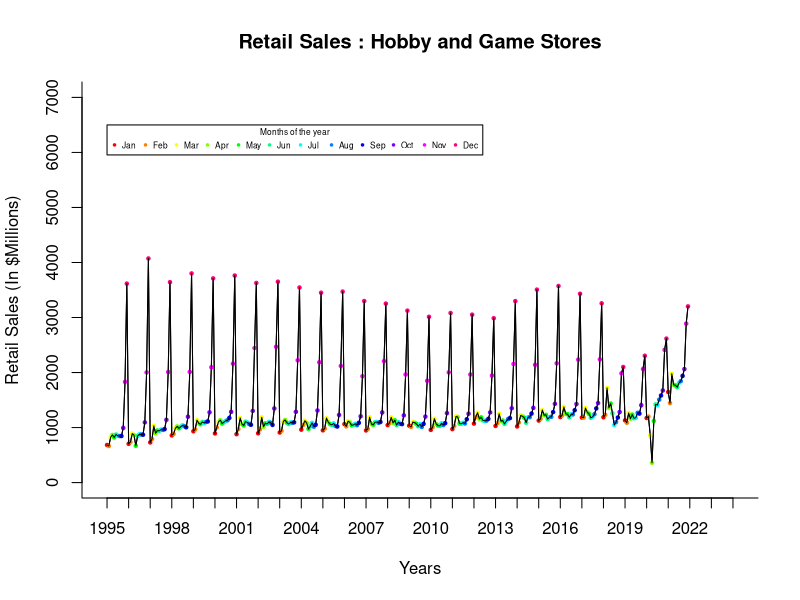
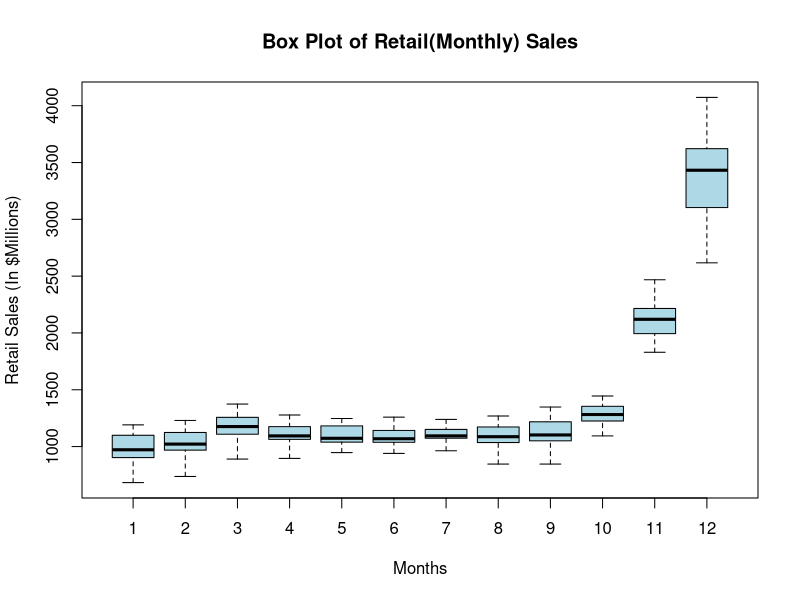
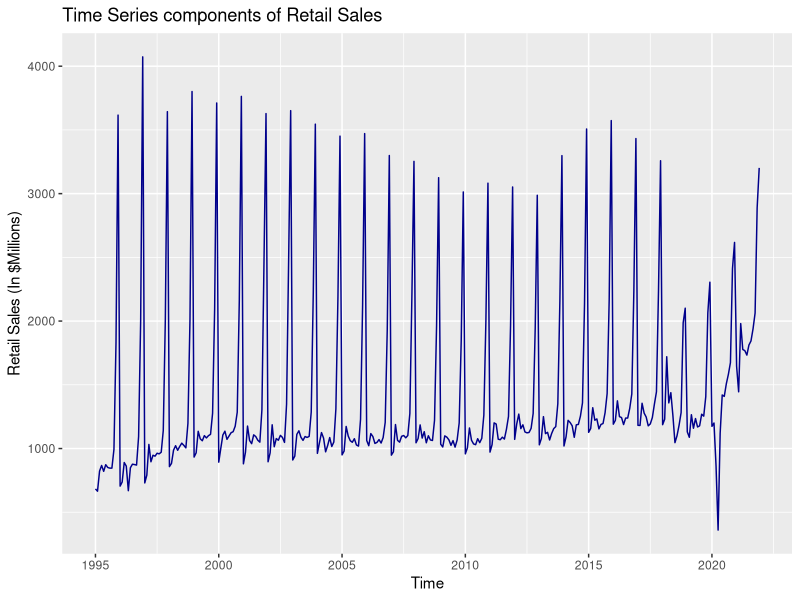
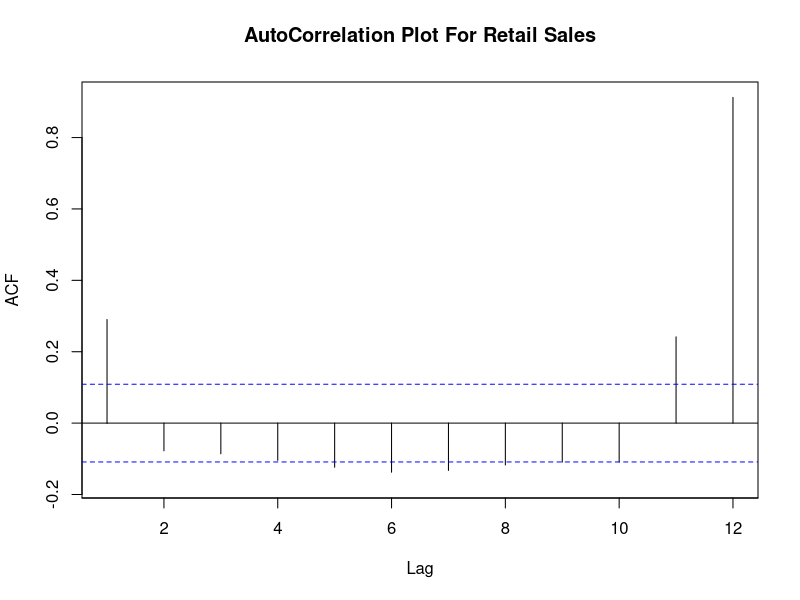
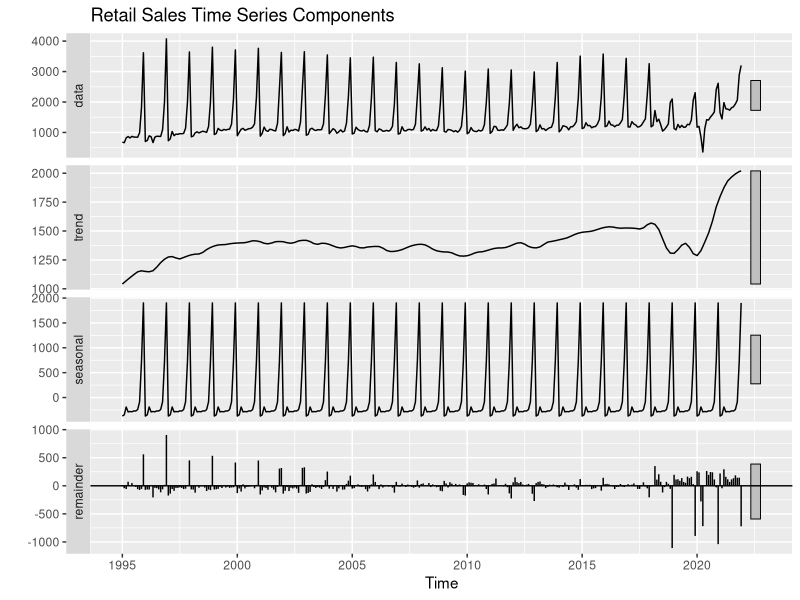
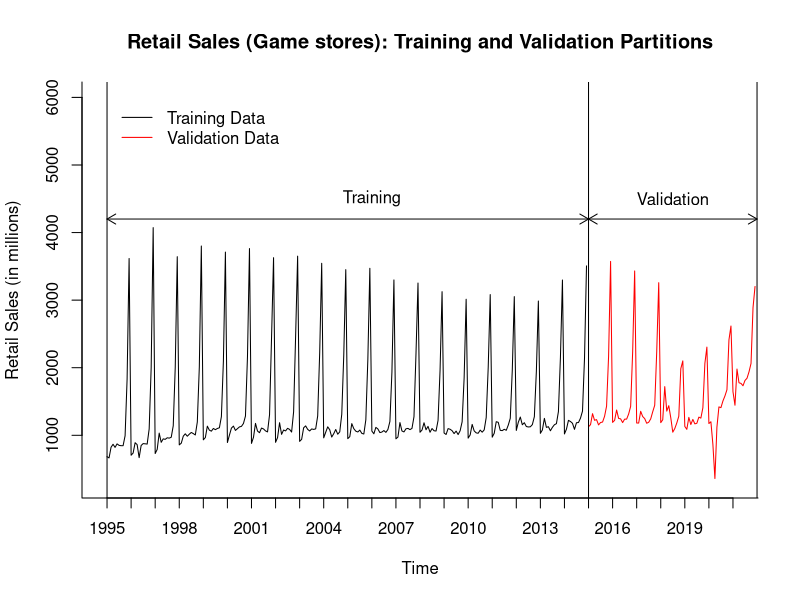
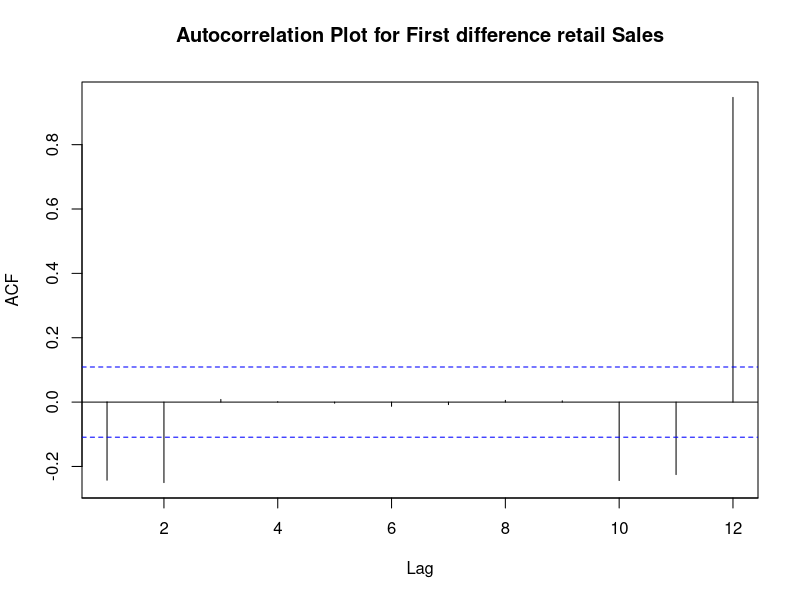
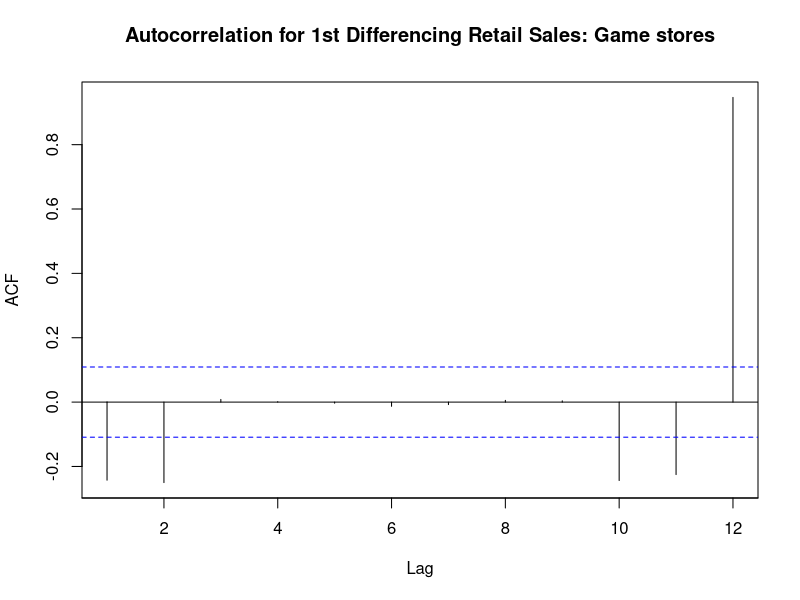

Reproduce these figures in R, in order.
# Submitted by: 

# Sayali Mahamulkar

# Importing libraries.
library(forecast)
library(ggplot2)
library(zoo)

#setwd("~/Desktop/Sayali/MSBA/SEM 4 (Spring 2022)/BAN673TSA/TSDProject")

################################################################################

# To Create data frame

retailsales.data <- read.csv("RetailSalesTSA.csv")
head(retailsales.data)   # determine beginning of the dataset
tail(retailsales.data)   # determine ending of the dataset

# Creating a time series of gold.ts in R using ts() function 
retailsales.ts <- ts(retailsales.data$Sales, 
                     start = c(1995,1), end = c(2021,12), freq = 12)
head(retailsales.ts)
tail(retailsales.ts)
retailsales.ts


###################Plotting the time series data and visualizing.###########

plot(retailsales.ts, xlim=c(1995,2024),ylim=c(0,7000),
     xlab = "Years", ylab = "Retail Sales (In $Millions)", bty = "l",
     xaxt = "n", main = "Retail Sales : Hobby and Game Stores", lwd = 1) 
axis(1, at = seq(1995, 2024, 1), labels = format(seq(1995, 2024, 1)))
points(retailsales.ts,col=rainbow(12),pch=20,cex = 0.7)
lines(retailsales.ts, col = "black", lty = 1, lwd = 1)
legend(1995,6500,legend = c("Jan","Feb","Mar","Apr","May","Jun","Jul","Aug","Sep","Oct","Nov","Dec"),
      col=rainbow(12),border = "black",box.lwd = 1,pch =20,title = "Months of the year",cex = 0.5,horiz = TRUE)

boxplot(retailsales.ts ~ cycle(retailsales.ts),vertical=TRUE,col='lightblue',ylab = "Retail Sales (In $Millions)",xlab = "Months",
        main = "Box Plot of Retail(Monthly) Sales",axes=TRUE,outline=FALSE)

autoplot(retailsales.ts,col='darkblue',ylab = "Retail Sales (In $Millions)",main="Time Series components of Retail Sales")

Acf(retailsales.ts,lag.max = 12,type = c("correlation", "covariance", "partial"),main="AutoCorrelation Plot For Retail Sales")

#########################STL Function######################################

# Season, Trend and Linearity stl() time series components

sales.stl <- stl(retailsales.ts, s.window = "periodic")
sales.stl
autoplot(sales.stl,main = "Retail Sales Time Series Components")


################################################################################

# Training and Validation Partition

nValid <- round(length(retailsales.ts) * (0.26))
nValid
nTrain <- (length(retailsales.ts) - nValid)
nTrain

train.ts <- window(retailsales.ts, start = c(1995, 1), end = c(1995, nTrain))
valid.ts <- window(retailsales.ts, start = c(1995, nTrain + 1), 
                   end = c(1995, nTrain + nValid))

train.ts
valid.ts

# Plot the time series data and visualize partitions. 
plot(train.ts, 
     xlab = "Time", ylab = "Retail Sales (in millions)", ylim = c(300, 6000), bty = "l",
     xaxt = "n", xlim = c(1995, 2021), 
     main = "Retail Sales (Game stores): Training and Validation Partitions", lwd = 1) 
axis(1, at = seq(1995, 2021, 1), labels = format(seq(1995, 2021, 1)))
lines(valid.ts, col = "red", lty = 1, lwd = 1)

legend(1995,6000, legend = c("Training Data", 
                             "Validation Data"), 
       col = c("black", "red"), 
       lty = 1, lwd =1, bty = "n")

# Horizontal lines
text(2006, 4500, "Training")
text(2018.5, 4500, "Validation")
arrows(1995, 4200, 2015, 4200, code = 3, length = 0.1,
       lwd = 1, angle = 30)
arrows(2015, 4200, 2022, 4200, code = 3, length = 0.1,
       lwd = 1, angle = 30)

# Vertical lines
abline(v=1995)
abline(v=2015)
abline(v=2022)

################################################################################
##--------------------------Predictability test -------------------------

summary(Arima(retailsales.ts,order = c(1,0,0)))

auto.arima(retailsales.ts, max.p=1, max.q=0, max.d = 0, stepwise=FALSE, approximation=FALSE)

pnorm((0.3024 - 1)/(0.0508))

Acf(diff(retailsales.ts,lag = 1),lag.max = 12,main = "Autocorrelation Plot for First difference retail Sales")

################################################################################
##--------------------------Z-test (null-Hypothesis)-------------------------
retail.ar1<- Arima(retailsales.ts, order = c(1,0,0))
summary(retail.ar1)
# Apply z-test to test the null hypothesis that beta 
# coefficient of AR(1) is equal to 1.
ar1 <- 0.3024
s.e. <- 0.0508                     # s.e.: standard error of estimate
null_mean <- 1                     # Ho: Beta =1
alpha <- 0.01                      #confidence level..consider it as 0.05 or 0.01
z.stat <- (ar1-null_mean)/s.e.     # ztest statistic
z.stat
p.value <- pnorm(z.stat)
p.value                            # Thus, beta =1 and accepts null hypothesis so it is random walk
if (p.value<alpha) {
  "Reject null hypothesis"
} else {
  "Accept null hypothesis"
}
################################################################################
# For AR(1) model, creating lag-1 differencing
# Creating first differencing data using lag1.

diff.retail.ts <- diff(retailsales.ts, lag = 1)
diff.retail.ts

# Using Acf() function to identify autocorrelation for first differencing 
# retail sales, and plot autocorrelation for different lags 
# (up to maximum of 12).
Acf(diff.retail.ts, lag.max = 12, 
    main = "Autocorrelation for 1st Differencing Retail Sales: Game stores")

### It can be observed that for lag 1, lag2, lag 10, lag 11 and lag 12, autocorrelation coefficients have significance. 
# This plot indicates the correlation coefficients at lag 1, lag2, lag 10, lag 11 and lag 12 are not within horizontal thresholds, 
# hence it can be inferred that Retail sales data is not random walk, can be predicted.
# Since lag 12 have much more significant value, its an evidence of presence of seasonality 


################################################################################
## MODEL 1: REGRESSION MODELS ##
################################################################################

#### FOR Training Partition and forecast on validation ####

############### Regression model with linear trend ###############

#Use the tslm() function for the training partition to develop Regression model with linear trend
train.linear <- tslm(train.ts ~ trend)

# Applying the summary () function to identify the model structure and parameters for regression model
summary(train.linear)

# forecasting validation period using the forecast() function.
train.linear.for <- forecast(train.linear, h = nValid, level = 0)
train.linear.for

################### Regression model with quadratic trend ######################

#  Use the tslm() function for the training partition to develop Regression model with quadratic trend
train.quadratic <- tslm(train.ts ~ trend + I(trend^2))

# Applying the summary () function to identify the model structure and parameters for regression model
summary(train.quadratic)

# forecasting validation period using the forecast() function.
train.quadratic.for <- forecast(train.quadratic, h = nValid, level = 0)
train.quadratic.for


##################### Regression model with seasonality ########################

# Use the tslm() function for the training partition to develop Regression model with seasonality 
train.seasonality <- tslm(train.ts ~ season)

# Applying the summary () function to identify the model structure and parameters for regression model
summary(train.seasonality)

# forecasting validation period using the forecast() function.
train.seasonality.for <- forecast(train.seasonality, h = nValid, level = 0)
train.seasonality.for


############ Regression model with linear trend and seasonality ################

# Use the tslm() function for the training partition to 
# develop Regression model with linear trend and seasonality 
train.linear.seasonality <- tslm(train.ts ~ trend + season)

# Applying the summary () function to identify the model structure and parameters for regression model
summary(train.linear.seasonality)

# forecasting validation period using the forecast() function.
train.linear.seasonality.for <- forecast(train.linear.seasonality, h = nValid, level = 0)
train.linear.seasonality.for


############## Regression model with quadratic trend and seasonality ##########

# Use the tslm() function for the training partition to 
# develop Regression model with quadratic trend and seasonality 
train.quadratic.seasonality <- tslm(train.ts ~ trend + I(trend^2) + season)

# Applying the summary () function to identify the model structure and parameters for regression model
summary(train.quadratic.seasonality)

# forecasting validation period using the forecast() function.
train.quadratic.seasonality.for <- forecast(train.quadratic.seasonality, h = nValid, level = 0)
train.quadratic.seasonality.for

### In terms of R2 and statistics, Regression model with quadratic trend and seasonality 
# seems like a best model for training partition 

# Apply the accuracy () function to compare performance measure of the 5 forecasts

# Accuracy for linear trend
round(accuracy(train.linear.for$mean, valid.ts),3)


# Accuracy for quadratic trend
round(accuracy(train.quadratic.for$mean, valid.ts),3)


# Accuracy for seasonality
round(accuracy(train.seasonality.for$mean, valid.ts),3)


# Accuracy for linear trend and seasonality
round(accuracy(train.linear.seasonality.for$mean, valid.ts),3)


# Accuracy for quadratic trend seasonality
round(accuracy(train.quadratic.seasonality.for$mean, valid.ts),3)


linear_trend_train_RMSE <- round(accuracy(train.linear.for$mean, valid.ts),3)[2]
linear_trend_train_MAPE <- round(accuracy(train.linear.for$mean, valid.ts),3)[5]

quadratic_trend_train_RMSE <- round(accuracy(train.quadratic.for$mean, valid.ts),3)[2]
quadratic_trend_train_MAPE <- round(accuracy(train.quadratic.for$mean, valid.ts),3)[5]

seasonality_train_RMSE <- round(accuracy(train.seasonality.for$mean, valid.ts),3)[2]
seasonality_train_MAPE <- round(accuracy(train.seasonality.for$mean, valid.ts),3)[5]

linear_trend_seasonality_train_RMSE <- round(accuracy(train.linear.seasonality.for$mean, valid.ts),3)[2]
linear_trend_seasonality_train_MAPE <- round(accuracy(train.linear.seasonality.for$mean, valid.ts),3)[5]

quadratic_trend_seasonality_train_RMSE <- round(accuracy(train.quadratic.seasonality.for$mean, valid.ts),3)[2]
quadratic_trend_seasonality_train_MAPE <- round(accuracy(train.quadratic.seasonality.for$mean, valid.ts),3)[5]


### In terms of accuracy, linear trend and seasonality is best model for training partition

################################################################################
## Plot Accuracy measures of all models in training partition
## Plot for RMSE

# Simple Bar Plot
# Load ggplot2
library(ggplot2)

# For RMSE
rmse_data <- data.frame(
  Model=c("Linear Trend", "Quadratic Trend", "Seasonality", "Linear Trend & Seasonality", "Quadratic Trend & Seasonality") ,  
  RMSE=c(linear_trend_train_RMSE,quadratic_trend_train_RMSE,seasonality_train_RMSE,linear_trend_seasonality_train_RMSE,quadratic_trend_seasonality_train_RMSE)
)

ggplot(rmse_data, aes(x=Model, y=RMSE)) + ggtitle("Regression Models: Training & Validation Partitions RMSE Accuracy Measures") +
  geom_bar(stat = "identity", fill ="steelblue",width=0.4) + 
  geom_text(aes(label=RMSE), vjust=1.6, color="white", size=3.5) + 
  theme_minimal()

# For MAPE
mape_data <- data.frame(
  Model=c("Linear Trend", "Quadratic Trend", "Seasonality", "Linear Trend & Seasonality", "Quadratic Trend & Seasonality") ,  
  MAPE=c(linear_trend_train_MAPE,quadratic_trend_train_MAPE,seasonality_train_MAPE,linear_trend_seasonality_train_MAPE,quadratic_trend_seasonality_train_MAPE)
)


ggplot(mape_data, aes(x=Model, y=MAPE)) + ggtitle("Regression Models: Training & Validation Partitions MAPE Accuracy Measures") +
  geom_bar(stat = "identity", fill ="#FF9950",width=0.4) + 
  geom_text(aes(label=MAPE), vjust=1.6, color="white", size=3.5) + 
  theme_minimal()

##########################

#### To create Forecast for 24 months of year 2022 and 2023 ####

####### Using the entire data set to develop Regression model with linear trend and seasonality 
linear.trend.seasonality <- tslm(retailsales.ts ~ trend + season)
summary(linear.trend.seasonality)
linear.trend.seasonality.for <- forecast(linear.trend.seasonality, h = 24, level = 95)
linear.trend.seasonality.for

###### Using the entire data set to develop Regression model with quadratic trend and seasonality 
quadratic.trend.seasonality <- tslm(retailsales.ts ~ trend + I(trend^2) + season)
summary(quadratic.trend.seasonality)
quadratic.trend.seasonality.for <- forecast(quadratic.trend.seasonality, h = 24, level = 95)
quadratic.trend.seasonality.for

###### Apply the accuracy () function to compare performance measure of the 5 forecasts


# Accuracy for linear trend and seasonality
round(accuracy(linear.trend.seasonality.for$fitted, retailsales.ts), 3)

# Accuracy for quadratic trend and Seasonality
round(accuracy(quadratic.trend.seasonality.for$fitted, retailsales.ts), 3)


#naive_entire_RMSE <- round(accuracy((naive(retailsales.ts))$fitted, retailsales.ts), 3)[2]
#naive_entire_MAPE <- round(accuracy((naive(retailsales.ts))$fitted, retailsales.ts), 3)[5]

#snaive_entire_RMSE <- round(accuracy((snaive(retailsales.ts))$fitted, retailsales.ts), 3)[2]
#snaive_entire_MAPE <- round(accuracy((snaive(retailsales.ts))$fitted, retailsales.ts), 3)[5]


linear_trend_seasonality_entire_RMSE <- round(accuracy(linear.trend.seasonality.for$fitted, retailsales.ts), 3)[2]
linear_trend_seasonality_entire_MAPE <- round(accuracy(linear.trend.seasonality.for$fitted, retailsales.ts), 3)[5]

quadratic_trend_seasonality_entire_RMSE <- round(accuracy(quadratic.trend.seasonality.for$fitted, retailsales.ts), 3)[2]
quadratic_trend_seasonality_entire_MAPE <- round(accuracy(quadratic.trend.seasonality.for$fitted, retailsales.ts), 3)[5]

## Plot Accuracy measures of all models in entire dataset
# For RMSE
rmse_entire_data <- data.frame(
  Model=c("Linear Trend & Seasonality", "Quadratic Trend & Seasonality") ,  
  RMSE=c(linear_trend_seasonality_entire_RMSE,quadratic_trend_seasonality_entire_RMSE)
)

ggplot(rmse_entire_data, aes(x=Model, y=RMSE)) + ggtitle("Regression Models: Entire dataset RMSE Accuracy Measures") +
  geom_bar(stat = "identity", fill ="steelblue",width=0.2) + 
  geom_text(aes(label=RMSE), vjust=1.6, color="white", size=3.5) + 
  theme_minimal()

# For MAPE
mape_entire_data <- data.frame(
  Model=c("Linear Trend & Seasonality", "Quadratic Trend & Seasonality") ,  
  MAPE=c(linear_trend_seasonality_entire_MAPE, quadratic_trend_seasonality_entire_MAPE)
)


ggplot(mape_entire_data, aes(x=Model, y=MAPE)) + ggtitle("Regression Models: Entire dataset MAPE Accuracy Measures") +
  geom_bar(stat = "identity", fill ="#FF9950",width=0.2) + 
  geom_text(aes(label=MAPE), vjust=1.6, color="white", size=3.5) + 
  theme_minimal()

############################################

# Plotting Future Predictions
# plot HW predictions for original data, optimal smoothing parameters.
plot(quadratic.trend.seasonality.for$mean, 
     xlab = "Time", ylab = "Retail Sales (in millions)", ylim = c(300, 6000), bty = "l",
     xaxt = "n", xlim = c(1995, 2024),
     main = "QTS Model for Entire Data Set and Forecast for future 24 Periods", 
     lty = 2, col = "orange", lwd = 2) 
axis(1, at = seq(1995, 2024, 1), labels = format(seq(1995, 2024, 1)))
lines(quadratic.trend.seasonality.for$fitted, col = "lightblue", lwd = 2)
lines(retailsales.ts)

legend(1995,6000, 
       legend = c("Retail Sales Entire Dataset", 
                  "QTS Model for Entire Data Set",
                  "QTS Model's Forecast, future 24 Periods"), 
       col = c("black", "lightblue" , "orange"), 
       lty = c(1, 1, 2), lwd =c(1, 2, 2), bty = "n")


# Horizontal lines
text(2009, 4500, "Entire Dataset")
text(2023, 4500, "Future")
arrows(1995, 4200, 2022, 4200, code = 3, length = 0.1,
       lwd = 1, angle = 30)
arrows(2022, 4200, 2024, 4200, code = 3, length = 0.1,
       lwd = 1, angle = 30)

# Vertical lines
abline(v=1995)
abline(v=2022)
abline(v=2024)

###################################################################################

###################################################################################
## MODEL 2: Holt Winter's Model - Automated ZZZ selection of Model Options (ZZZ) ##
###################################################################################

# Create Holt-Winter's (HW) exponential smoothing for partitioned data. Use ets() function with model = "ZZZ", i.e., automated selection 
# error, trend, and seasonality options.Use optimal alpha, beta, & gamma to fit HW over the training period.
hw.ZZZ <- ets(train.ts, model = "ZZZ")
hw.ZZZ

# Use forecast() function to make predictions using this HW model with validation period (nValid). 
# Show predictions in tabular format.
hw.ZZZ.pred <- forecast(hw.ZZZ, h = nValid, level = 0)
hw.ZZZ.pred

# Plot HW predictions for original data, automated selection of the 
# model and optimal smoothing parameters.
plot(hw.ZZZ.pred$mean, 
     xlab = "Time", ylab = "Retail Sales (in millions)", ylim = c(300, 6000), bty = "l",
     xaxt = "n", xlim = c(1995, 2024), 
     main = "Holt-Winter's Model with Automated Selection of Model Options", lty = 5, col = "orange", lwd = 2) 
axis(1, at = seq(1995, 2021, 1), labels = format(seq(1995, 2021, 1)))
lines(hw.ZZZ.pred$fitted, col = "lightblue", lwd = 2)
lines(retailsales.ts)

legend(1995,6000, 
       legend = c("Retail Sales", 
                  "Holt-Winter's Automated Model for Training Partition",
                  "Holt-Winter's Automated Model for Validation Partition"), 
       col = c("black", "lightblue" , "orange"), 
       lty = c(1, 1, 2), lwd =c(1, 2, 2), bty = "n")

# Horizontal lines
text(2006, 4500, "Training")
text(2018, 4500, "Validation")
text(2023, 4500, "Future")
arrows(1995, 4200, 2015, 4200, code = 3, length = 0.1,
       lwd = 1, angle = 30)
arrows(2015, 4200, 2022, 4200, code = 3, length = 0.1,
       lwd = 1, angle = 30)
arrows(2022, 4200, 2024, 4200, code = 3, length = 0.1,
       lwd = 1, angle = 30)

# Vertical lines
abline(v=1995)
abline(v=2015)
abline(v=2022)

######################

#Comparing Accuracy of HW model &  for training partition

# For QTS Regression
# Already developed in Model 1
quadratic_trend_seasonality_train_RMSE 
quadratic_trend_seasonality_train_MAPE 


# For HW model
# Accuracy for quadratic trend seasonality for training partiton
round(accuracy(hw.ZZZ.pred$mean, valid.ts), 3)

hw_train_RMSE <- round(accuracy(hw.ZZZ.pred$mean, valid.ts), 3)[2]
hw_train_MAPE <- round(accuracy(hw.ZZZ.pred$mean, valid.ts), 3)[5]

## Plot Accuracy measures HW and QTS regression model in training data set
# Simple Bar Plot
# Load ggplot2
library(ggplot2)

# For RMSE
hw_rmse_train_data <- data.frame(
  Model=c("Quadratic Trend & Seasonality","Holt Winter's") ,  
  RMSE=c(quadratic_trend_seasonality_train_RMSE, hw_train_RMSE)
)

ggplot(hw_rmse_train_data, aes(x=Model, y=RMSE)) + ggtitle("Training Partition: Accuracy measure RMSE, HW vs Model 1") +
  geom_bar(stat = "identity", fill ="steelblue",width=0.2) + 
  geom_text(aes(label=RMSE), vjust=1.6, color="white", size=3.5) + 
  theme_minimal()

# For MAPE
hw_mape_entire_data <- data.frame(
  Model=c("Quadratic Trend & Seasonality","Holt Winter's"),
  MAPE=c(quadratic_trend_seasonality_train_MAPE, hw_train_MAPE)
)


ggplot(hw_mape_entire_data, aes(x=Model, y=MAPE)) + ggtitle("Training Partition: Accuracy measure MAPE, HW vs Model 1") +
  geom_bar(stat = "identity", fill ="#FF9950",width=0.2) + 
  geom_text(aes(label=MAPE), vjust=1.6, color="white", size=3.5) + 
  theme_minimal()

##################################################################################

# For Entire Dataset

# Create Holt-Winter's (HW) exponential smoothing for full Retail data set. 
# Use ets() function with model = "ZZZ", to identify the best HW option
# and optimal alpha, beta, & gamma to fit HW for the entire data period.
HW.ZZZ <- ets(retailsales.ts, model = "ZZZ")
HW.ZZZ 

# Using forecast() function to make predictions using this HW model for
# 12 months into the future.
HW.ZZZ.pred <- forecast(HW.ZZZ, h = 24 , level = 95)
HW.ZZZ.pred

################################################################################

#Comparing Accuracy of HW model & quad trend seasonality model for Entire dataset
round(accuracy(HW.ZZZ.pred$fitted, retailsales.ts), 3)

#Comparing Accuracy of HW model & QTS for entire dataset
# For QTS Regression
# Already developed in Model 1
quadratic_trend_seasonality_entire_RMSE 
quadratic_trend_seasonality_entire_MAPE 

# for HW model
hw_entire_RMSE <- round(accuracy(HW.ZZZ.pred$fitted, retailsales.ts), 3)[2]
hw_entire_MAPE <- round(accuracy(HW.ZZZ.pred$fitted, retailsales.ts), 3)[5]

## Plot Accuracy measures HW and QTS regression model in training data set
# Simple Bar Plot
# Load ggplot2
library(ggplot2)

# For RMSE
hw_rmse_entire_data <- data.frame(
  Model=c("Quadratic Trend & Seasonality","Holt Winter's") ,  
  RMSE=c(quadratic_trend_seasonality_entire_RMSE, hw_entire_RMSE)
)

ggplot(hw_rmse_entire_data, aes(x=Model, y=RMSE)) + ggtitle("Entire Dataset: Accuracy measure RMSE, HW vs Model 1") +
  geom_bar(stat = "identity", fill ="steelblue",width=0.2) + 
  geom_text(aes(label=RMSE), vjust=1.6, color="white", size=3.5) + 
  theme_minimal()

# For MAPE
hw_mape_entire_data <- data.frame(
  Model=c("Quadratic Trend & Seasonality","Holt Winter's"),
  MAPE=c(quadratic_trend_seasonality_entire_MAPE, hw_entire_MAPE)
)


ggplot(hw_mape_entire_data, aes(x=Model, y=MAPE)) + ggtitle("Entire Dataset: Accuracy measure MAPE, HW vs Model 1") +
  geom_bar(stat = "identity", fill ="#FF9950",width=0.2) + 
  geom_text(aes(label=MAPE), vjust=1.6, color="white", size=3.5) + 
  theme_minimal()

################################################################################

# Plotting Future Predictions
# plot HW predictions for original data, optimal smoothing parameters.
plot(HW.ZZZ.pred$mean, 
     xlab = "Time", ylab = "Retail Sales (in millions)", ylim = c(300, 6000), bty = "l",
     xaxt = "n", xlim = c(1995, 2024),
     main = "Holt-Winter's Automated Model for Entire Data Set and Forecast for future 24 Periods", 
     lty = 2, col = "orange", lwd = 2) 
axis(1, at = seq(1995, 2024, 1), labels = format(seq(1995, 2024, 1)))
lines(HW.ZZZ.pred$fitted, col = "lightblue", lwd = 2)
lines(retailsales.ts)

legend(1995,6000, 
       legend = c("Retail Sales Entire Dataset", 
                  "Holt-Winter's Automated Model for Entire Data Set",
                  "Holt-Winter's Automated Model's Forecast, future 24 Periods"), 
       col = c("black", "lightblue" , "orange"), 
       lty = c(1, 1, 2), lwd =c(1, 2, 2), bty = "n")


# Horizontal lines
text(2009, 4500, "Entire Dataset")
text(2023, 4500, "Future")
arrows(1995, 4200, 2022, 4200, code = 3, length = 0.1,
       lwd = 1, angle = 30)

# Vertical lines
abline(v=1995)
abline(v=2022)
abline(v=2024)
################################################################################

################################################################################
### TWO LEVEL FORECAST - Regression with Quadratic trend and Seasonality, AR(12) for residuals
################################################################################


# for training dataset
train.quadratic.seasonality
train.quadratic.seasonality.for

# Use Arima() function to fit AR(1) model for regression residuals.
# The ARIMA model order of order = c(1,0,0) gives an AR(12) model.
# Use forecast() function to make prediction of residuals into the future nvalid months.
residual.ar1 <- Arima(train.quadratic.seasonality$residuals, order = c(12,0,0))
residual.ar1.pred <- forecast(residual.ar1, h = nValid, level = 0)
residual.ar1 # et = -0.0791 + 0.2919 et-1
residual.ar1.pred

# Use Acf() function to identify autocorrealtion for the residual of residuals 
# and plot autocorrelation for different lags (up to maximum of 12).
Acf(residual.ar1$residuals, lag.max = 12, 
    main = "Autocorrelation for Retail Residuals of Residuals for Training Data Set")

# Identify forecast for the future 24 periods as sum of quadratic trend and seasonal model
# and AR(1) model for residuals.
quad.season.ar1.pred <- train.quadratic.seasonality.for$mean + residual.ar1.pred$mean
quad.season.ar1.pred

# Create a data table with quadratic trend and seasonal forecast for 24 future periods,
# AR(1) model for residuals for 24 future periods, and combined two-level forecast for
# 24 future periods. 
valid.df <- data.frame(train.quadratic.seasonality.for$mean, 
                       residual.ar1.pred$mean, quad.season.ar1.pred, valid.ts)
names(valid.df) <- c("Reg.Forecast", "AR(1)Forecast","Combined.Forecast","Original data")
valid.df

# accuracy
round(accuracy(quad.season.ar1.pred, valid.ts), 3)

################################## For Entire Dataset###########################

###### Using the entire data set to develop Regression model with quadratic trend and seasonality 
#from above code
quadratic.trend.seasonality.for

# Use Arima() function to fit AR(1) model for regression residuals.
# The ARIMA model order of order = c(1,0,0) gives an AR(12) model.
# Use forecast() function to make prediction of residuals into the future nvalid months.
residual.ar1.for <- Arima(quadratic.trend.seasonality.for$residuals, order = c(12,0,0))
residual.ar1.pred <- forecast(residual.ar1.for, h = 24, level = 0)

residual.ar1.for
# Use Acf() function to identify autocorrealtion for the residual of residuals 
# and plot autocorrelation for different lags (up to maximum of 12).
Acf(residual.ar1.for$residuals, lag.max = 12, 
    main = "Autocorrelation for Retail Residuals of Residuals for Enitre data Set")


# Identify forecast for the future 24 periods as sum of quadratic trend and seasonal model
# and AR(1) model for residuals.
trend.season.ar1.pred <- quadratic.trend.seasonality.for$mean + residual.ar1.pred$mean
trend.season.ar1.pred


# Create a data table with quadratic trend and seasonal forecast for 12 future periods,
# AR(1) model for residuals for 12 future periods, and combined two-level forecast for
# 12 future periods. 
table.df <- data.frame(quadratic.trend.seasonality.for$mean, 
                       residual.ar1.pred$mean, trend.season.ar1.pred)
names(table.df) <- c("Reg.Forecast", "AR(1)Forecast","Combined.Forecast")
table.df

round(accuracy(quadratic.trend.seasonality$fitted + residual.ar1$fitted, retailsales.ts), 3)

### PLOT 1 for training
plot(train.quadratic.seasonality.for$mean, 
     xlab = "Time", ylab = "Retail Sales (in millions)", ylim = c(300, 6000), bty = "l",
     xaxt = "n", xlim = c(1995, 2024), 
     main = "Two Level Model with Regression with Quadratic and seasonal", lty = 5, col = "blue", lwd = 2) 
axis(1, at = seq(1995, 2021, 1), labels = format(seq(1995, 2021, 1)))
lines(train.quadratic.seasonality.for$fitted, col = "blue", lwd = 2)
lines(retailsales.ts)

legend(1995,6000, 
       legend = c("Retail Sales", 
                  "QTS Model for Training Partition",
                  "QTS Model for Validation Partition"), 
       col = c("black", "blue" , "blue"), 
       lty = c(1, 1, 2), lwd =c(1, 2, 2), bty = "n")
# Horizontal lines
text(2006, 4500, "Training")
text(2018, 4500, "Validation")
text(2023, 4500, "Future")
arrows(1995, 4200, 2015, 4200, code = 3, length = 0.1,
       lwd = 1, angle = 30)
arrows(2015, 4200, 2022, 4200, code = 3, length = 0.1,
       lwd = 1, angle = 30)
arrows(2022, 4200, 2024, 4200, code = 3, length = 0.1,
       lwd = 1, angle = 30)

# Vertical lines
abline(v=1995)
abline(v=2015)
abline(v=2022)

## Plot 2 for entire data set
# Plotting Future Predictions
# plot HW predictions for original data, optimal smoothing parameters.
plot(trend.season.ar1.pred, 
     xlab = "Time", ylab = "Retail Sales (in millions)", ylim = c(300, 6000), bty = "l",
     xaxt = "n", xlim = c(1995, 2024),
     main = "Two level forecast Model for Entire Data Set and Forecast for Future 24 Periods", 
     lty = 2, col = "red", lwd = 2) 
axis(1, at = seq(1995, 2024, 1), labels = format(seq(1995, 2024, 1)))
lines(quadratic.trend.seasonality$fitted, col = "blue", lwd = 2)
lines(retailsales.ts)

legend(1995,6000, 
       legend = c("Retail Sales", 
                  "QTS Model for Entire Data Set",
                  "Two level Model Forecast, Future 24 Periods"), 
       col = c("black", "blue" , "red"), 
       lty = c(1, 1, 2), lwd =c(1, 2, 2), bty = "n")


# Horizontal lines
text(2009, 4500, "Entire Dataset")
text(2023, 4500, "Future")
arrows(1995, 4200, 2022, 4200, code = 3, length = 0.1,
       lwd = 1, angle = 30)
arrows(2022, 4200, 2024, 4200, code = 3, length = 0.1,
       lwd = 1, angle = 30)

# Vertical lines
abline(v=1995)
abline(v=2022)
abline(v=2024)


################################################################################

##---------------- FIT ARIMA(2,1,2)(1,1,2) MODEL for training data--------------

################################################################################
train.arima.seas <- Arima(train.ts, order = c(2,1,2), 
                          seasonal = c(1,1,2)) 
summary(train.arima.seas)

# yt - yt-1 =  - 0.604  (yt-1 -yt-2) + 0.271  (yt-2 -yt-3) + 0.206  et-1 – 0.692 et-2 - 0.210  (yt-1 -yt-13) - 0.436 rt-1  – 0.233 rt-2

#summary(Arima(retailsales.ts,c(2,0,0))) #AR(2)
#summary(Arima(retailsales.ts,c(0,0,1))) # MA(1)

train.arima.seas.pred <- forecast(train.arima.seas, h = nValid, level = 0)
train.arima.seas.pred

# Use Acf() function to create autocorrelation chart of ARIMA(2,1,2)(1,1,2) 
# model residuals.
Acf(train.arima.seas$residuals, lag.max = 12, 
    main = "Autocorrelations of ARIMA(2,1,2)(1,1,2) Model Residuals")

# Plot ts data, ARIMA model, and predictions for validation period.
plot(train.arima.seas.pred, 
     xlab = "Time", ylab = "Retail Sales (in $Millions)", ylim = c(500, 7000), bty = "l",
     xaxt = "n", xlim = c(1995, 2024), 
     main = "ARIMA(2,1,2)(1,1,2)[12] Model", lwd = 2, flty = 5) 
axis(1, at = seq(1995, 2024, 1), labels = format(seq(1995, 2024, 1)))
lines(train.arima.seas.pred$fitted, col = "blue", lwd = 1)
lines(valid.ts, col = "black", lwd = 1, lty = 1)
legend(1995,7000, legend = c("Retail Sales (in $Millions)", 
                             "Seasonal ARIMA Forecast for Training Period",
                             "Seasonal ARIMA Forecast for Validation Period"), 
       col = c("black", "blue" , "lightblue"), 
       lty = c(1, 1, 5), lwd =c(2, 2, 2), bty = "n")

# Plot on the chart vertical lines and horizontal arrows
# describing training, validation, and future prediction intervals.
lines(c(2015, 2015), c(0, 5500))
lines(c(2022, 2022), c(0, 5500))
text(2001, 5000, "Training")
text(2019, 5000, "Validation")
text(2023.75, 5000, "Future")
arrows(1995, 4750, 2015, 4750, code = 3, length = 0.1,
       lwd = 1, angle = 30)
arrows(2015, 4750, 2022, 4750, code = 3, length = 0.1,
       lwd = 1, angle = 30)
arrows(2022, 4750, 2024.75, 4750, code = 3, length = 0.1,
       lwd = 1, angle = 30)


################################################################################
## -------------------FIT AUTO ARIMA MODEL for training data.-------------------
################################################################################
train.auto.arima <- auto.arima(train.ts)
summary(train.auto.arima)

# yt - yt-1 =  0.322  (yt-1 -yt-2) - 0.745  et-1- 0.702 rt-1

train.auto.arima.pred <- forecast(train.auto.arima, h = nValid, level = 0)
train.auto.arima.pred

# Using Acf() function, create autocorrelation chart of auto ARIMA 
# model residuals.
Acf(train.auto.arima$residuals, lag.max = 12, 
    main = "Autocorrelations of Auto ARIMA Model Residuals")

# Plot ts data, trend and seasonality data, and predictions for validation period.
plot(train.auto.arima.pred, 
     xlab = "Time", ylab = "Prices", ylim = c(500, 7000), bty = "l",
     xaxt = "n", xlim = c(1995, 2024.5), 
     main = "Auto ARIMA Model", lwd = 1, flty = 5) 
axis(1, at = seq(1995, 2024, 1), labels = format(seq(1995, 2024, 1)))
lines(train.auto.arima.pred$fitted, col = "blue", lwd = 1)
lines(valid.ts, col = "black", lwd = 1, lty = 1)
legend(1995,7000, legend = c("Retail Sales (in $Millions)", 
                             "Auto ARIMA Forecast for Training Period",
                             "Auto ARIMA Forecast for Validation Period"), 
       col = c("black", "blue" , "lightblue"), 
       lty = c(1, 1, 5), lwd =c(2, 2, 2), bty = "n")

# Plot on the chart vertical lines and horizontal arrows
# describing training, validation, and future prediction intervals.
lines(c(2015, 2015), c(0, 5500))
lines(c(2022, 2022), c(0, 5500))
text(2001, 5000, "Training")
text(2019, 5000, "Validation")
text(2023.75, 5000, "Future")
arrows(1995, 4750, 2015, 4750, code = 3, length = 0.1,
       lwd = 1, angle = 30)
arrows(2015, 4750, 2022, 4750, code = 3, length = 0.1,
       lwd = 1, angle = 30)
arrows(2022, 4750, 2024.75, 4750, code = 3, length = 0.1,
       lwd = 1, angle = 30)


##---------- SEASONAL ARIMA AND AUTO ARIMA MODELS FOR ENTIRE DATA SET.----------
#SEASONAL ARIMA
arima.seas <- Arima(retailsales.ts, order = c(2,1,2), 
                    seasonal = c(1,1,2)) 
summary(arima.seas)

# seasonal ARIMA model for the future 24 periods. 
arima.seas.pred <- forecast(arima.seas, h = 24, level = c(80,95))
arima.seas.pred

# autocorrelation chart of seasonal ARIMA 

Acf(arima.seas$residuals, lag.max = 12, 
    main = "Autocorrelations of Seasonal ARIMA (2,1,2)(1,1,2) Model Residuals")


plot(retailsales.ts, 
     xlab = "Time", ylab = "Retail Sales (in $Millions)", ylim = c(500, 6000), bty = "l",
     xaxt = "n", xlim = c(1995, 2024.5), lwd = 1,
     main = "Seasonal ARIMA(2,1,2)(1,1,2)[12] Model") 
axis(1, at = seq(1995, 2024, 1), labels = format(seq(1995, 2024, 1)))
lines(arima.seas$fitted, col = "blue", lwd = 1)
lines(arima.seas.pred$mean, col = "orange", lty = 5, lwd = 1)
legend(1995,7000, legend = c("Retail Sales (in $Millions)", 
                             "Seasonal ARIMA Forecast for Training Period",
                             "Seasonal ARIMA Forecast for Future"), 
       col = c("black", "blue" , "orange"), 
       lty = c(1, 1, 5), lwd =c(2, 2, 2), bty = "n")

lines(c(2022, 2022), c(0, 5750))
text(2008.5, 5000, "Training")
text(2023.75, 5000, "Future")
arrows(1995, 4750, 2022, 4750, code = 3, length = 0.1,
       lwd = 1, angle = 30)
arrows(2022, 4750, 2025.5, 4750, code = 3, length = 0.1,
       lwd = 1, angle = 30)

#with confidence intervals 

plot(arima.seas.pred, 
     xlab = "Time", ylab = "Retail Sales (in $millions)", ylim = c(0,7000), bty = "l",
     xlim = c(2016, 2024), main = "80% and 95% Confidence Intervals of Auto ARIMA(2,1,1)(0,1,2)[12] \nForecast For future 24 periods"
     ,col='darkblue',lwd=2) 
axis(1, at = seq(2016, 2024, 1), labels = format(seq(2016, 2024, 1)) )

legend(2016.25,7000, legend = c("Retail Sales Data", "Point Forecast for Future 24 periods",
                                "95% Confidence Interval", 
                                "80% Confidence Interval"),
       col = c("blue","lightblue", "lightgrey", "grey"), 
       lty = c(1,1,1,1),lwd =c(2,2,5,5), bty = "n")

lines(c(2022, 2022), c(0,6000))
text(2023.25, 4950, "Future 24 Periods")
arrows(2022, 4700, 2024, 4700, code = 3, length = 0.1,
       lwd = 1, angle = 30)



#############AUTO ARIMA for full data ##########################################

auto.arima.full <- auto.arima(retailsales.ts)
summary(auto.arima.full)

auto.arima.full.pred <- forecast(auto.arima.full,h = 24,level = c(80,95))
auto.arima.full.pred$mean

plot(retailsales.ts, 
     xlab = "Time", ylab = "Retail Sales (in $millions)", ylim = c(500,6000), bty = "l",
     xaxt = "n", xlim = c(1995, 2025), lwd = 1,
     main = "Auto ARIMA Model for Entire Dataset") 
axis(1, at = seq(1995, 2025, 2), labels = format(seq(1995, 2025, 2)) )
lines(auto.arima.full.pred$mean,col='red',lwd=1,lty=2)

legend(1995,6000, legend = c("Retail Sales Data", 
                             "Auto ARIMA Forecast for future 24 periods"),
       col = c("blue", "red"), 
       lty = c(1,2),lwd =c(1,2), bty = "n")

lines(c(2022, 2022), c(0,6000))
text(2008.25, 4750, "Training")
text(2023.25,4750, "Future")
arrows(2022,4500, 1995,4500, code = 3, length = 0.1,
       lwd = 1, angle = 30)
arrows(2022, 4500, 2025, 4500, code = 3, length = 0.1,
       lwd = 1, angle = 30)

#Confidence interval

plot(auto.arima.full.pred, 
     xlab = "Time", ylab = "Retail Sales (in $millions)", ylim = c(0,7000), bty = "l",
     xlim = c(2016, 2024), main = "80% and 95% Confidence Intervals of Auto ARIMA(2,1,1)(0,1,2)[12] \nForecast For future 24 periods"
     ,col='darkblue',lwd=2) 
axis(1, at = seq(2016, 2024, 1), labels = format(seq(2016, 2024, 1)) )

legend(2018.25,7000, legend = c("Retail Sales Data", "Point Forecast for Future 24 periods",
                                "95% Confidence Interval", 
                                "80% Confidence Interval"),
       col = c("blue","lightblue", "lightgrey", "grey"), 
       lty = c(1,1,1,1),lwd =c(2,2,5,5), bty = "n")

lines(c(2022, 2022), c(0,5000))
text(2023.25, 4750, "Future 24 Periods")
arrows(2022, 4500, 2024, 4500, code = 3, length = 0.1,
       lwd = 1, angle = 30)


#################### ALL ACCURACY COMPARISON ###################################

# Accuracy for linear trend and seasonality
round(accuracy(linear.trend.seasonality.for$fitted, retailsales.ts), 3)

# Accuracy for quadratic trend and Seasonality
round(accuracy(quadratic.trend.seasonality.for$fitted, retailsales.ts), 3)

# Accuracy performance measure for the model = "ZZZ"
round(accuracy(HW.ZZZ.pred$fitted, retailsales.ts), 3)

# two level
round(accuracy(quadratic.trend.seasonality$fitted + residual.ar1$fitted, retailsales.ts), 3)

# Arima 
round(accuracy(arima.seas.pred$fitted, retailsales.ts), 3)

# Auto Arima
round(accuracy(auto.arima.full.pred$fitted, retailsales.ts), 3)

# Seasonal naive forecast
round(accuracy((snaive(retailsales.ts))$fitted, retailsales.ts), 3)

# Naive forecast.
round(accuracy((naive(retailsales.ts))$fitted, retailsales.ts), 3)
